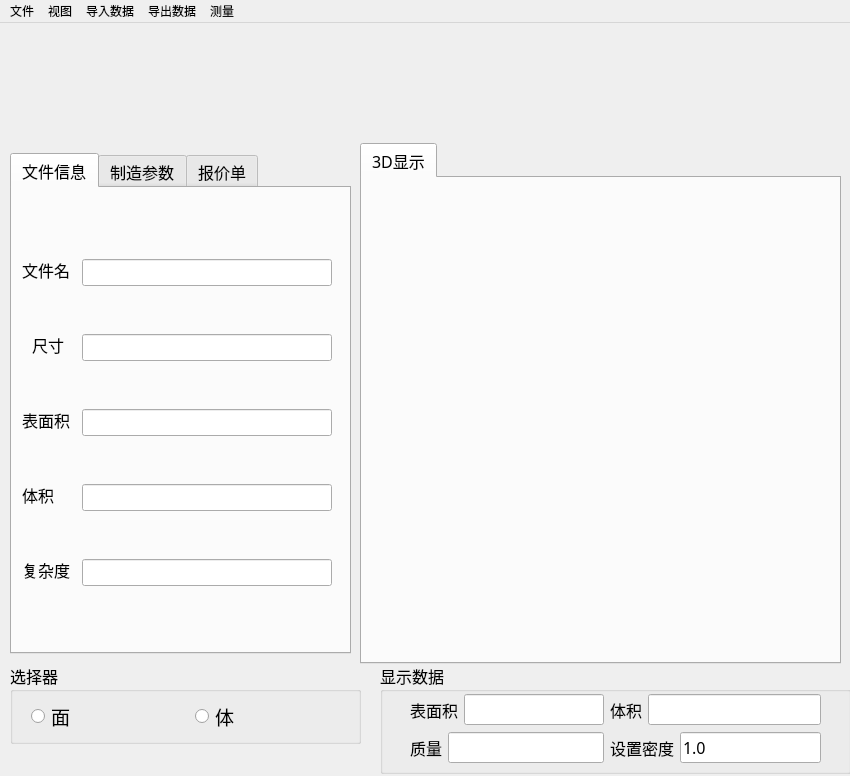
<?xml version="1.0" encoding="UTF-8"?>
<ui version="4.0">
 <class>MainWindow</class>
 <widget class="QMainWindow" name="MainWindow">
  <property name="geometry">
   <rect>
    <x>0</x>
    <y>0</y>
    <width>850</width>
    <height>776</height>
   </rect>
  </property>
  <property name="contextMenuPolicy">
   <enum>Qt::ActionsContextMenu</enum>
  </property>
  <property name="windowTitle">
   <string>MainWindow</string>
  </property>
  <property name="toolTip">
   <string notr="true"/>
  </property>
  <property name="toolTipDuration">
   <number>-3</number>
  </property>
  <property name="layoutDirection">
   <enum>Qt::LeftToRight</enum>
  </property>
  <property name="documentMode">
   <bool>false</bool>
  </property>
  <property name="dockNestingEnabled">
   <bool>false</bool>
  </property>
  <widget class="QWidget" name="centralwidget">
   <widget class="QLabel" name="label_5">
    <property name="geometry">
     <rect>
      <x>0</x>
      <y>0</y>
      <width>851</width>
      <height>110</height>
     </rect>
    </property>
    <property name="text">
     <string/>
    </property>
    <property name="pixmap">
     <pixmap>Pic/666.jpg</pixmap>
    </property>
   </widget>
   <widget class="QGroupBox" name="groupBox_2">
    <property name="geometry">
     <rect>
      <x>10</x>
      <y>640</y>
      <width>351</width>
      <height>81</height>
     </rect>
    </property>
    <property name="font">
     <font>
      <family>华文楷体</family>
      <pointsize>12</pointsize>
     </font>
    </property>
    <property name="title">
     <string>选择器</string>
    </property>
    <property name="flat">
     <bool>true</bool>
    </property>
    <property name="checkable">
     <bool>false</bool>
    </property>
    <widget class="QWidget" name="layoutWidget">
     <property name="geometry">
      <rect>
       <x>21</x>
       <y>40</y>
       <width>321</width>
       <height>27</height>
      </rect>
     </property>
     <layout class="QGridLayout" name="gridLayout">
      <item row="0" column="0">
       <widget class="QRadioButton" name="radioButton_3">
        <property name="font">
         <font>
          <pointsize>14</pointsize>
         </font>
        </property>
        <property name="text">
         <string>面</string>
        </property>
       </widget>
      </item>
      <item row="0" column="1">
       <widget class="QRadioButton" name="radioButton_4">
        <property name="font">
         <font>
          <pointsize>14</pointsize>
         </font>
        </property>
        <property name="text">
         <string>体</string>
        </property>
       </widget>
      </item>
     </layout>
    </widget>
   </widget>
   <widget class="QGroupBox" name="groupBox">
    <property name="geometry">
     <rect>
      <x>380</x>
      <y>640</y>
      <width>471</width>
      <height>111</height>
     </rect>
    </property>
    <property name="font">
     <font>
      <family>微软雅黑</family>
      <pointsize>12</pointsize>
     </font>
    </property>
    <property name="title">
     <string>显示数据</string>
    </property>
    <widget class="QWidget" name="layoutWidget_2">
     <property name="geometry">
      <rect>
       <x>30</x>
       <y>30</y>
       <width>411</width>
       <height>71</height>
      </rect>
     </property>
     <layout class="QGridLayout" name="gridLayout_2">
      <item row="0" column="0">
       <layout class="QHBoxLayout" name="horizontalLayout">
        <item>
         <widget class="QLabel" name="label">
          <property name="font">
           <font>
            <family>微软雅黑</family>
            <pointsize>12</pointsize>
           </font>
          </property>
          <property name="text">
           <string>表面积</string>
          </property>
         </widget>
        </item>
        <item>
         <widget class="QLineEdit" name="lineEdit">
          <property name="enabled">
           <bool>true</bool>
          </property>
          <property name="font">
           <font>
            <family>微软雅黑</family>
            <pointsize>12</pointsize>
            <weight>50</weight>
            <italic>false</italic>
            <bold>false</bold>
           </font>
          </property>
         </widget>
        </item>
       </layout>
      </item>
      <item row="0" column="1">
       <layout class="QHBoxLayout" name="horizontalLayout_3">
        <item>
         <widget class="QLabel" name="label_3">
          <property name="font">
           <font>
            <family>微软雅黑</family>
            <pointsize>12</pointsize>
           </font>
          </property>
          <property name="text">
           <string>体积</string>
          </property>
         </widget>
        </item>
        <item>
         <widget class="QLineEdit" name="lineEdit_3">
          <property name="enabled">
           <bool>true</bool>
          </property>
          <property name="font">
           <font>
            <family>微软雅黑</family>
            <pointsize>12</pointsize>
            <weight>50</weight>
            <italic>false</italic>
            <bold>false</bold>
           </font>
          </property>
         </widget>
        </item>
       </layout>
      </item>
      <item row="1" column="0">
       <layout class="QHBoxLayout" name="horizontalLayout_2">
        <item>
         <widget class="QLabel" name="label_2">
          <property name="font">
           <font>
            <family>微软雅黑</family>
            <pointsize>12</pointsize>
           </font>
          </property>
          <property name="text">
           <string>质量</string>
          </property>
         </widget>
        </item>
        <item>
         <widget class="QLineEdit" name="lineEdit_2">
          <property name="enabled">
           <bool>true</bool>
          </property>
          <property name="font">
           <font>
            <family>微软雅黑</family>
            <pointsize>12</pointsize>
            <weight>50</weight>
            <italic>false</italic>
            <bold>false</bold>
           </font>
          </property>
         </widget>
        </item>
       </layout>
      </item>
      <item row="1" column="1">
       <layout class="QHBoxLayout" name="horizontalLayout_4">
        <item>
         <widget class="QLabel" name="label_4">
          <property name="font">
           <font>
            <family>微软雅黑</family>
            <pointsize>12</pointsize>
           </font>
          </property>
          <property name="text">
           <string>设置密度</string>
          </property>
         </widget>
        </item>
        <item>
         <widget class="QLineEdit" name="lineEdit_4">
          <property name="enabled">
           <bool>true</bool>
          </property>
          <property name="font">
           <font>
            <family>微软雅黑</family>
            <pointsize>12</pointsize>
            <weight>50</weight>
            <italic>false</italic>
            <bold>false</bold>
           </font>
          </property>
          <property name="toolTip">
           <string>单位：g*cm</string>
          </property>
          <property name="text">
           <string>1.0</string>
          </property>
         </widget>
        </item>
       </layout>
      </item>
     </layout>
    </widget>
   </widget>
   <widget class="QTabWidget" name="tabWidget">
    <property name="geometry">
     <rect>
      <x>10</x>
      <y>130</y>
      <width>341</width>
      <height>501</height>
     </rect>
    </property>
    <property name="font">
     <font>
      <family>微软雅黑</family>
      <pointsize>12</pointsize>
     </font>
    </property>
    <property name="currentIndex">
     <number>0</number>
    </property>
    <widget class="QWidget" name="tab_3">
     <attribute name="title">
      <string>文件信息</string>
     </attribute>
     <widget class="QFrame" name="frame">
      <property name="geometry">
       <rect>
        <x>-40</x>
        <y>20</y>
        <width>371</width>
        <height>401</height>
       </rect>
      </property>
      <widget class="QLabel" name="label_6">
       <property name="geometry">
        <rect>
         <x>50</x>
         <y>51</y>
         <width>48</width>
         <height>21</height>
        </rect>
       </property>
       <property name="text">
        <string>文件名</string>
       </property>
      </widget>
      <widget class="QLineEdit" name="lineEdit_5">
       <property name="geometry">
        <rect>
         <x>110</x>
         <y>51</y>
         <width>250</width>
         <height>27</height>
        </rect>
       </property>
      </widget>
      <widget class="QLineEdit" name="lineEdit_6">
       <property name="geometry">
        <rect>
         <x>110</x>
         <y>126</y>
         <width>250</width>
         <height>27</height>
        </rect>
       </property>
      </widget>
      <widget class="QLabel" name="label_7">
       <property name="geometry">
        <rect>
         <x>60</x>
         <y>126</y>
         <width>32</width>
         <height>21</height>
        </rect>
       </property>
       <property name="text">
        <string>尺寸</string>
       </property>
      </widget>
      <widget class="QLineEdit" name="lineEdit_7">
       <property name="geometry">
        <rect>
         <x>110</x>
         <y>201</y>
         <width>250</width>
         <height>27</height>
        </rect>
       </property>
      </widget>
      <widget class="QLabel" name="label_8">
       <property name="geometry">
        <rect>
         <x>50</x>
         <y>201</y>
         <width>48</width>
         <height>21</height>
        </rect>
       </property>
       <property name="text">
        <string>表面积</string>
       </property>
      </widget>
      <widget class="QLineEdit" name="lineEdit_8">
       <property name="geometry">
        <rect>
         <x>110</x>
         <y>276</y>
         <width>250</width>
         <height>27</height>
        </rect>
       </property>
      </widget>
      <widget class="QLabel" name="label_9">
       <property name="geometry">
        <rect>
         <x>50</x>
         <y>276</y>
         <width>32</width>
         <height>21</height>
        </rect>
       </property>
       <property name="text">
        <string>体积</string>
       </property>
      </widget>
      <widget class="QLineEdit" name="lineEdit_9">
       <property name="geometry">
        <rect>
         <x>110</x>
         <y>351</y>
         <width>250</width>
         <height>27</height>
        </rect>
       </property>
      </widget>
      <widget class="QLabel" name="label_10">
       <property name="geometry">
        <rect>
         <x>50</x>
         <y>351</y>
         <width>48</width>
         <height>21</height>
        </rect>
       </property>
       <property name="text">
        <string>复杂度</string>
       </property>
      </widget>
     </widget>
    </widget>
    <widget class="QWidget" name="tab_4">
     <attribute name="title">
      <string>制造参数</string>
     </attribute>
     <widget class="QWidget" name="widget" native="true">
      <property name="geometry">
       <rect>
        <x>10</x>
        <y>40</y>
        <width>351</width>
        <height>381</height>
       </rect>
      </property>
      <widget class="QComboBox" name="comboBox">
       <property name="geometry">
        <rect>
         <x>150</x>
         <y>2</y>
         <width>131</width>
         <height>27</height>
        </rect>
       </property>
       <property name="font">
        <font>
         <pointsize>10</pointsize>
        </font>
       </property>
       <item>
        <property name="text">
         <string>金属烧结（SLM）</string>
        </property>
       </item>
       <item>
        <property name="text">
         <string>粉末烧结（SLS）</string>
        </property>
       </item>
       <item>
        <property name="text">
         <string>光固化（SLA）</string>
        </property>
       </item>
      </widget>
      <widget class="QLabel" name="label_11">
       <property name="geometry">
        <rect>
         <x>2</x>
         <y>2</y>
         <width>64</width>
         <height>21</height>
        </rect>
       </property>
       <property name="text">
        <string>制造工艺</string>
       </property>
      </widget>
      <widget class="QComboBox" name="comboBox_2">
       <property name="geometry">
        <rect>
         <x>150</x>
         <y>111</y>
         <width>131</width>
         <height>27</height>
        </rect>
       </property>
       <property name="font">
        <font>
         <pointsize>10</pointsize>
        </font>
       </property>
      </widget>
      <widget class="QLabel" name="label_12">
       <property name="geometry">
        <rect>
         <x>2</x>
         <y>111</y>
         <width>32</width>
         <height>21</height>
        </rect>
       </property>
       <property name="text">
        <string>材料</string>
       </property>
      </widget>
      <widget class="QLabel" name="label_13">
       <property name="geometry">
        <rect>
         <x>2</x>
         <y>220</y>
         <width>48</width>
         <height>21</height>
        </rect>
       </property>
       <property name="text">
        <string>后处理磨抛</string>
       </property>
      </widget>
      <widget class="QComboBox" name="comboBox_3">
       <property name="geometry">
        <rect>
         <x>150</x>
         <y>220</y>
         <width>131</width>
         <height>27</height>
        </rect>
       </property>
       <property name="font">
        <font>
         <pointsize>10</pointsize>
        </font>
       </property>
       <item>
        <property name="text">
         <string>普通级</string>
        </property>
       </item>
       <item>
        <property name="text">
         <string>精密级</string>
        </property>
       </item>
       <item>
        <property name="text">
         <string>高难度级</string>
        </property>
       </item>
      </widget>
      <widget class="QLineEdit" name="lineEdit_10">
       <property name="geometry">
        <rect>
         <x>150</x>
         <y>328</y>
         <width>131</width>
         <height>27</height>
        </rect>
       </property>
      </widget>
      <widget class="QLabel" name="label_14">
       <property name="geometry">
        <rect>
         <x>2</x>
         <y>328</y>
         <width>48</width>
         <height>21</height>
        </rect>
       </property>
       <property name="text">
        <string>质量</string>
       </property>
      </widget>
     </widget>
    </widget>
    <widget class="QWidget" name="tab_5">
     <attribute name="title">
      <string>报价单</string>
     </attribute>
     <widget class="QTableWidget" name="tableWidget">
      <property name="geometry">
       <rect>
        <x>10</x>
        <y>20</y>
        <width>321</width>
        <height>441</height>
       </rect>
      </property>
      <attribute name="horizontalHeaderDefaultSectionSize">
       <number>87</number>
      </attribute>
      <attribute name="horizontalHeaderMinimumSectionSize">
       <number>25</number>
      </attribute>
      <attribute name="verticalHeaderDefaultSectionSize">
       <number>36</number>
      </attribute>
      <attribute name="verticalHeaderMinimumSectionSize">
       <number>27</number>
      </attribute>
      <row>
       <property name="text">
        <string>1</string>
       </property>
      </row>
      <row>
       <property name="text">
        <string>2</string>
       </property>
      </row>
      <row>
       <property name="text">
        <string>3</string>
       </property>
      </row>
      <row>
       <property name="text">
        <string>4</string>
       </property>
      </row>
      <row>
       <property name="text">
        <string>5</string>
       </property>
      </row>
      <row>
       <property name="text">
        <string>6</string>
       </property>
      </row>
      <row>
       <property name="text">
        <string>7</string>
       </property>
      </row>
      <row>
       <property name="text">
        <string>8</string>
       </property>
      </row>
      <row>
       <property name="text">
        <string>9</string>
       </property>
      </row>
      <row>
       <property name="text">
        <string>10</string>
       </property>
      </row>
      <row>
       <property name="text">
        <string>11</string>
       </property>
      </row>
      <column>
       <property name="text">
        <string>零件名</string>
       </property>
      </column>
      <column>
       <property name="text">
        <string>单价（元/克）</string>
       </property>
      </column>
      <column>
       <property name="text">
        <string>数量（个）</string>
       </property>
      </column>
      <column>
       <property name="text">
        <string>总价（元）</string>
       </property>
      </column>
     </widget>
    </widget>
   </widget>
   <widget class="QTabWidget" name="tabWidget_2">
    <property name="geometry">
     <rect>
      <x>360</x>
      <y>120</y>
      <width>481</width>
      <height>521</height>
     </rect>
    </property>
    <property name="font">
     <font>
      <family>微软雅黑</family>
      <pointsize>12</pointsize>
     </font>
    </property>
    <property name="currentIndex">
     <number>0</number>
    </property>
    <widget class="QWidget" name="tab">
     <attribute name="title">
      <string>3D显示</string>
     </attribute>
    </widget>
   </widget>
   <zorder>groupBox_2</zorder>
   <zorder>label_5</zorder>
   <zorder>groupBox</zorder>
   <zorder>tabWidget</zorder>
   <zorder>tabWidget_2</zorder>
  </widget>
  <widget class="QMenuBar" name="menuBar">
   <property name="geometry">
    <rect>
     <x>0</x>
     <y>0</y>
     <width>850</width>
     <height>23</height>
    </rect>
   </property>
   <widget class="QMenu" name="menu">
    <property name="font">
     <font>
      <family>微软雅黑</family>
     </font>
    </property>
    <property name="title">
     <string>文件</string>
    </property>
    <addaction name="quit"/>
   </widget>
   <widget class="QMenu" name="menu_2">
    <property name="title">
     <string>导出数据</string>
    </property>
    <addaction name="Output_stp"/>
    <addaction name="Output_stl"/>
    <addaction name="Output_iges"/>
   </widget>
   <widget class="QMenu" name="menu_3">
    <property name="title">
     <string>视图</string>
    </property>
    <addaction name="actionView_Bottom"/>
    <addaction name="actionView_Front"/>
    <addaction name="actionView_Iso"/>
    <addaction name="actionView_Left"/>
    <addaction name="actionView_Right"/>
    <addaction name="actionView_Top"/>
   </widget>
   <widget class="QMenu" name="menu_4">
    <property name="title">
     <string>导入数据</string>
    </property>
    <addaction name="imprt_part"/>
   </widget>
   <widget class="QMenu" name="menu_V">
    <property name="title">
     <string>测量</string>
    </property>
    <addaction name="measure"/>
   </widget>
   <addaction name="menu"/>
   <addaction name="menu_3"/>
   <addaction name="menu_4"/>
   <addaction name="menu_2"/>
   <addaction name="menu_V"/>
  </widget>
  <action name="action">
   <property name="checkable">
    <bool>false</bool>
   </property>
   <property name="text">
    <string>menu</string>
   </property>
   <property name="shortcut">
    <string>Ctrl+Q</string>
   </property>
  </action>
  <action name="quit">
   <property name="text">
    <string>退出</string>
   </property>
  </action>
  <action name="action112">
   <property name="text">
    <string>宁波启迪自动化零件有限公司</string>
   </property>
  </action>
  <action name="calculation">
   <property name="text">
    <string>报价单计算</string>
   </property>
  </action>
  <action name="actionView_Bottom">
   <property name="text">
    <string>View_Bottom</string>
   </property>
  </action>
  <action name="actionView_Front">
   <property name="text">
    <string>View_Front</string>
   </property>
  </action>
  <action name="actionView_Iso">
   <property name="text">
    <string>View_Iso</string>
   </property>
  </action>
  <action name="actionView_Left">
   <property name="text">
    <string>View_Left</string>
   </property>
  </action>
  <action name="actionView_Right">
   <property name="text">
    <string>View_Right</string>
   </property>
  </action>
  <action name="actionView_Top">
   <property name="text">
    <string>View_Top</string>
   </property>
  </action>
  <action name="measure">
   <property name="text">
    <string>测量数据</string>
   </property>
   <property name="toolTip">
    <string>测量数据</string>
   </property>
  </action>
  <action name="imprt_part">
   <property name="text">
    <string>导入数据</string>
   </property>
   <property name="toolTip">
    <string>导入数据</string>
   </property>
  </action>
  <action name="Output_stl">
   <property name="text">
    <string>导出stl</string>
   </property>
  </action>
  <action name="Output_stp">
   <property name="text">
    <string>导出step/stp</string>
   </property>
   <property name="toolTip">
    <string>转换成stp</string>
   </property>
  </action>
  <action name="Output_iges">
   <property name="text">
    <string>导出iges</string>
   </property>
  </action>
 </widget>
 <resources/>
 <connections/>
</ui>
